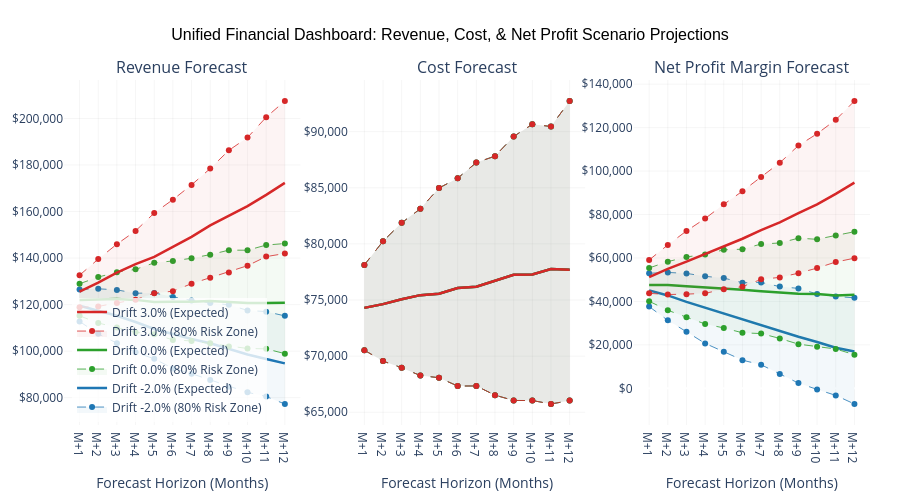

Notebook code cell kept with this figure:
### Code cell
rev_std_pct = df_history['Actual_Revenue'].pct_change().std()
cost_std_pct = df_history['Actual_Cost'].pct_change().std()

print("🚀 【CFO 級：營收/成本/淨利 三圖並聯預測系統 7.1】已啟動！")

# 2. 取得經理人連續輸入
user_input = input("\n💬 Please enter multiple REVENUE drift rates (e.g., 0, 0.02, -0.01): ")

if user_input.strip() == "":
    print("👋 No input detected.")
else:
    try:
        drift_list = [float(x.strip()) for x in user_input.split(',') if x.strip() != ""]
        months_future = [f"M+{i}" for i in range(1, 13)]
        
        # 建立一個 1 列 3 行的並聯網頁畫布，橫向排開三大指標
        fig = make_subplots(
            rows=1, cols=3, 
            subplot_titles=("Revenue Forecast", "Cost Forecast", "Net Profit Margin Forecast"),
            horizontal_spacing=0.06 # 子圖之間的間距
        )
        
        # 配色盤 (rgba 格式)
        color_palette = [
            {'main': 'rgba(31,119,180,1)', 'fill': 'rgba(31,119,180,0.05)'},  # 藍
            {'main': 'rgba(44,160,44,1)',  'fill': 'rgba(44,160,44,0.05)'},   # 綠
            {'main': 'rgba(214,39,40,1)',  'fill': 'rgba(214,39,40,0.05)'},   # 紅
            {'main': 'rgba(148,103,189,1)', 'fill': 'rgba(148,103,189,0.05)'} # 紫
        ]
        
        # 3. 循環模擬每一種情境，並將指標並聯塞進對應的子圖中
        for idx, target_drift in enumerate(drift_list):
            np.random.seed(42)
            simulations = 1000
            rev_sims = np.zeros((simulations, 12))
            cost_sims = np.zeros((simulations, 12))
            
            for i in range(simulations):
                cur_rev = 122000   # Month 12 Base
                cur_cost = 74000   # Month 12 Base
                for m in range(12):
                    cur_rev = cur_rev * (1 + np.random.normal(target_drift, rev_std_pct))
                    # 假設成本維持基礎通膨 0.5% 與歷史正常波動
                    cur_cost = cur_cost * (1 + np.random.normal(0.005, cost_std_pct)) 
                    rev_sims[i, m] = cur_rev
                    cost_sims[i, m] = cur_cost
                    
            # 💡 齒輪咬合：淨利由營收宇宙與成本宇宙直接相減得出！
            profit_sims = rev_sims - cost_sims
            
            # 定義一個小工具函數，幫每個子圖算 P10, P50, P90 並畫線（🌟 核心修復：變數名稱底線完全對齊）
            def plot_metrics_to_subplot(sim_data, col_idx, show_legend_flag):
                p10 = np.percentile(sim_data, 10, axis=0)
                p50 = np.percentile(sim_data, 50, axis=0)
                p90 = np.percentile(sim_data, 90, axis=0)
                cp = color_palette[idx % len(color_palette)]
                label_text = f"Drift {target_drift*100:.1f}%"
                
                # 畫 P90 邊界細虛線
                fig.add_trace(go.Scatter(
                    x=months_future, y=p90, line=dict(color=cp['main'], width=0.8, dash='dash'),
                    showlegend=False, hoverinfo='skip'
                ), row=1, col=col_idx)
                
                # 畫 P10 邊界細虛線並渲染陰影
                fig.add_trace(go.Scatter(
                    x=months_future, y=p10, fill='tonexty', fillcolor=cp['fill'],
                    line=dict(color=cp['main'], width=0.8, dash='dash'),
                    name=f"{label_text} (80% Risk Zone)" if show_legend_flag else "",
                    showlegend=show_legend_flag, hoverinfo='skip'
                ), row=1, col=col_idx)
                
                # 畫 P50 主核心線
                fig.add_trace(go.Scatter(
                    x=months_future, y=p50, mode='lines', line=dict(color=cp['main'], width=2.5),
                    name=f"{label_text} (Expected)" if show_legend_flag else "",
                    showlegend=show_legend_flag,
                    hovertemplate=f"<b>{label_text}</b><br>Month: %{{x}}<br>Value: $%{{y:,.0f}}<br><extra></extra>"
                ), row=1, col=col_idx)

            # 分別將營收(欄1)、成本(欄2)、淨利(欄3) 畫進獨立區塊，只讓第三個圖秀圖例，避免重複
            plot_metrics_to_subplot(rev_sims, col_idx=1, show_legend_flag=False)
            plot_metrics_to_subplot(cost_sims, col_idx=2, show_legend_flag=False)
            plot_metrics_to_subplot(profit_sims, col_idx=3, show_legend_flag=True)
            
        # 4. 全域佈局優化與大圖響應式設定
        fig.update_layout(
            title=dict(
                text="Unified Financial Dashboard: Revenue, Cost, & Net Profit Scenario Projections",
                font=dict(size=16, family="Arial", color="black"), x=0.5
            ),
            plot_bgcolor="white",
            hovermode="x unified",
            legend=dict(yanchor="bottom", y=0.01, xanchor="left", x=0.01, bgcolor="rgba(255,255,255,0.8)"),
            margin=dict(l=50, r=30, t=80, b=50),
            height=500
        )
        
        # 格線同步美化
        fig.update_xaxes(title_text="Forecast Horizon (Months)", gridcolor="rgba(0,0,0,0.04)")
        fig.update_yaxes(tickformat="$,.0f", gridcolor="rgba(0,0,0,0.04)")
        
        # 秀出終極三聯圖
        fig.show(config={'scrollZoom': True})
        print("\n🎉 三圖並聯動態交互儀表板渲染成功！(已解除滾輪縮放鎖定)")
        print("💡 經理人判讀密秘：滑鼠滾輪一動，三張圖會『同步伸縮放大』！")
        
    except ValueError:
        print("❌ Input parsing error! Format should be like: 0, 0.02, -0.01")

### Figure 1 — Plotly figure (JSON) as saved in the notebook; plotly's stock layout.template omitted (floating-point values rounded to 4 significant figures)
{"data": [{"hoverinfo": "skip", "line": {"color": "rgba(31,119,180,1)", "dash": "dash", "width": 0.8}, "showlegend": false, "type": "scatter", "x": ["M+1", "M+2", "M+3", "M+4", "M+5", "M+6", "M+7", "M+8", "M+9", "M+10", "M+11", "M+12"], "xaxis": "x", "y": [126500.0, 126800.0, 126300.0, 124900.0, 125000.0, 123200.0, 121800.0, 120700.0, 119900.0, 117500.0, 117000.0, 115200.0], "yaxis": "y"}, {"fill": "tonexty", "fillcolor": "rgba(31,119,180,0.05)", "hoverinfo": "skip", "line": {"color": "rgba(31,119,180,1)", "dash": "dash", "width": 0.8}, "name": "", "showlegend": false, "type": "scatter", "x": ["M+1", "M+2", "M+3", "M+4", "M+5", "M+6", "M+7", "M+8", "M+9", "M+10", "M+11", "M+12"], "xaxis": "x", "y": [112700.0, 107500.0, 103400.0, 99480.0, 96720.0, 92570.0, 90330.0, 87620.0, 84710.0, 82300.0, 80520.0, 77290.0], "yaxis": "y"}, {"hovertemplate": "<b>Drift -2.0%</b><br>Month: %{x}<br>Value: $%{y:,.0f}<br><extra></extra>", "line": {"color": "rgba(31,119,180,1)", "width": 2.5}, "mode": "lines", "name": "", "showlegend": false, "type": "scatter", "x": ["M+1", "M+2", "M+3", "M+4", "M+5", "M+6", "M+7", "M+8", "M+9", "M+10", "M+11", "M+12"], "xaxis": "x", "y": [119500.0, 117200.0, 115200.0, 112500.0, 109500.0, 107400.0, 105200.0, 103400.0, 100900.0, 98600.0, 96600.0, 94740.0], "yaxis": "y"}, {"hoverinfo": "skip", "line": {"color": "rgba(31,119,180,1)", "dash": "dash", "width": 0.8}, "showlegend": false, "type": "scatter", "x": ["M+1", "M+2", "M+3", "M+4", "M+5", "M+6", "M+7", "M+8", "M+9", "M+10", "M+11", "M+12"], "xaxis": "x2", "y": [78130.0, 80240.0, 81880.0, 83130.0, 84980.0, 85860.0, 87250.0, 87820.0, 89580.0, 90660.0, 90460.0, 92740.0], "yaxis": "y2"}, {"fill": "tonexty", "fillcolor": "rgba(31,119,180,0.05)", "hoverinfo": "skip", "line": {"color": "rgba(31,119,180,1)", "dash": "dash", "width": 0.8}, "name": "", "showlegend": false, "type": "scatter", "x": ["M+1", "M+2", "M+3", "M+4", "M+5", "M+6", "M+7", "M+8", "M+9", "M+10", "M+11", "M+12"], "xaxis": "x2", "y": [70520.0, 69560.0, 68960.0, 68270.0, 68070.0, 67330.0, 67340.0, 66520.0, 66040.0, 66040.0, 65730.0, 66030.0], "yaxis": "y2"}, {"hovertemplate": "<b>Drift -2.0%</b><br>Month: %{x}<br>Value: $%{y:,.0f}<br><extra></extra>", "line": {"color": "rgba(31,119,180,1)", "width": 2.5}, "mode": "lines", "name": "", "showlegend": false, "type": "scatter", "x": ["M+1", "M+2", "M+3", "M+4", "M+5", "M+6", "M+7", "M+8", "M+9", "M+10", "M+11", "M+12"], "xaxis": "x2", "y": [74300.0, 74630.0, 75070.0, 75430.0, 75560.0, 76070.0, 76180.0, 76710.0, 77250.0, 77270.0, 77750.0, 77700.0], "yaxis": "y2"}, {"hoverinfo": "skip", "line": {"color": "rgba(31,119,180,1)", "dash": "dash", "width": 0.8}, "showlegend": false, "type": "scatter", "x": ["M+1", "M+2", "M+3", "M+4", "M+5", "M+6", "M+7", "M+8", "M+9", "M+10", "M+11", "M+12"], "xaxis": "x3", "y": [52970.0, 53340.0, 52900.0, 51530.0, 50750.0, 48610.0, 48750.0, 46820.0, 45990.0, 43430.0, 42270.0, 41660.0], "yaxis": "y3"}, {"fill": "tonexty", "fillcolor": "rgba(31,119,180,0.05)", "hoverinfo": "skip", "line": {"color": "rgba(31,119,180,1)", "dash": "dash", "width": 0.8}, "name": "Drift -2.0% (80% Risk Zone)", "showlegend": true, "type": "scatter", "x": ["M+1", "M+2", "M+3", "M+4", "M+5", "M+6", "M+7", "M+8", "M+9", "M+10", "M+11", "M+12"], "xaxis": "x3", "y": [37610.0, 31280.0, 26030.0, 20660.0, 16840.0, 12950.0, 10840.0, 6532.0, 2389.0, -502.3, -3257.0, -7227.0], "yaxis": "y3"}, {"hovertemplate": "<b>Drift -2.0%</b><br>Month: %{x}<br>Value: $%{y:,.0f}<br><extra></extra>", "line": {"color": "rgba(31,119,180,1)", "width": 2.5}, "mode": "lines", "name": "Drift -2.0% (Expected)", "showlegend": true, "type": "scatter", "x": ["M+1", "M+2", "M+3", "M+4", "M+5", "M+6", "M+7", "M+8", "M+9", "M+10", "M+11", "M+12"], "xaxis": "x3", "y": [45090.0, 42750.0, 39770.0, 37100.0, 34220.0, 31500.0, 28710.0, 26150.0, 23710.0, 21310.0, 18700.0, 16950.0], "yaxis": "y3"}, {"hoverinfo": "skip", "line": {"color": "rgba(44,160,44,1)", "dash": "dash", "width": 0.8}, "showlegend": false, "type": "scatter", "x": ["M+1", "M+2", "M+3", "M+4", "M+5", "M+6", "M+7", "M+8", "M+9", "M+10", "M+11", "M+12"], "xaxis": "x", "y": [129000.0, 131800.0, 134000.0, 135100.0, 137900.0, 138800.0, 139900.0, 141500.0, 143400.0, 143400.0, 145600.0, 146200.0], "yaxis": "y"}, {"fill": "tonexty", "fillcolor": "rgba(44,160,44,0.05)", "hoverinfo": "skip", "line": {"color": "rgba(44,160,44,1)", "dash": "dash", "width": 0.8}, "name": "", "showlegend": false, "type": "scatter", "x": ["M+1", "M+2", "M+3", "M+4", "M+5", "M+6", "M+7", "M+8", "M+9", "M+10", "M+11", "M+12"], "xaxis": "x", "y": [115200.0, 112100.0, 110100.0, 108100.0, 107300.0, 104800.0, 104400.0, 103300.0, 102000.0, 101100.0, 101000.0, 98940.0], "yaxis": "y"}, {"hovertemplate": "<b>Drift 0.0%</b><br>Month: %{x}<br>Value: $%{y:,.0f}<br><extra></extra>", "line": {"color": "rgba(44,160,44,1)", "width": 2.5}, "mode": "lines", "name": "", "showlegend": false, "type": "scatter", "x": ["M+1", "M+2", "M+3", "M+4", "M+5", "M+6", "M+7", "M+8", "M+9", "M+10", "M+11", "M+12"], "xaxis": "x", "y": [122000.0, 122000.0, 122400.0, 122000.0, 121200.0, 121200.0, 121200.0, 121500.0, 121100.0, 120700.0, 120700.0, 120800.0], "yaxis": "y"}, {"hoverinfo": "skip", "line": {"color": "rgba(44,160,44,1)", "dash": "dash", "width": 0.8}, "showlegend": false, "type": "scatter", "x": ["M+1", "M+2", "M+3", "M+4", "M+5", "M+6", "M+7", "M+8", "M+9", "M+10", "M+11", "M+12"], "xaxis": "x2", "y": [78130.0, 80240.0, 81880.0, 83130.0, 84980.0, 85860.0, 87250.0, 87820.0, 89580.0, 90660.0, 90460.0, 92740.0], "yaxis": "y2"}, {"fill": "tonexty", "fillcolor": "rgba(44,160,44,0.05)", "hoverinfo": "skip", "line": {"color": "rgba(44,160,44,1)", "dash": "dash", "width": 0.8}, "name": "", "showlegend": false, "type": "scatter", "x": ["M+1", "M+2", "M+3", "M+4", "M+5", "M+6", "M+7", "M+8", "M+9", "M+10", "M+11", "M+12"], "xaxis": "x2", "y": [70520.0, 69560.0, 68960.0, 68270.0, 68070.0, 67330.0, 67340.0, 66520.0, 66040.0, 66040.0, 65730.0, 66030.0], "yaxis": "y2"}, {"hovertemplate": "<b>Drift 0.0%</b><br>Month: %{x}<br>Value: $%{y:,.0f}<br><extra></extra>", "line": {"color": "rgba(44,160,44,1)", "width": 2.5}, "mode": "lines", "name": "", "showlegend": false, "type": "scatter", "x": ["M+1", "M+2", "M+3", "M+4", "M+5", "M+6", "M+7", "M+8", "M+9", "M+10", "M+11", "M+12"], "xaxis": "x2", "y": [74300.0, 74630.0, 75070.0, 75430.0, 75560.0, 76070.0, 76180.0, 76710.0, 77250.0, 77270.0, 77750.0, 77700.0], "yaxis": "y2"}, {"hoverinfo": "skip", "line": {"color": "rgba(44,160,44,1)", "dash": "dash", "width": 0.8}, "showlegend": false, "type": "scatter", "x": ["M+1", "M+2", "M+3", "M+4", "M+5", "M+6", "M+7", "M+8", "M+9", "M+10", "M+11", "M+12"], "xaxis": "x3", "y": [55410.0, 58310.0, 60460.0, 61650.0, 63750.0, 64040.0, 66420.0, 66900.0, 69110.0, 68590.0, 70370.0, 72080.0], "yaxis": "y3"}, {"fill": "tonexty", "fillcolor": "rgba(44,160,44,0.05)", "hoverinfo": "skip", "line": {"color": "rgba(44,160,44,1)", "dash": "dash", "width": 0.8}, "name": "Drift 0.0% (80% Risk Zone)", "showlegend": true, "type": "scatter", "x": ["M+1", "M+2", "M+3", "M+4", "M+5", "M+6", "M+7", "M+8", "M+9", "M+10", "M+11", "M+12"], "xaxis": "x3", "y": [40050.0, 35920.0, 32750.0, 29590.0, 27780.0, 25560.0, 25190.0, 22960.0, 20330.0, 19080.0, 18090.0, 15490.0], "yaxis": "y3"}, {"hovertemplate": "<b>Drift 0.0%</b><br>Month: %{x}<br>Value: $%{y:,.0f}<br><extra></extra>", "line": {"color": "rgba(44,160,44,1)", "width": 2.5}, "mode": "lines", "name": "Drift 0.0% (Expected)", "showlegend": true, "type": "scatter", "x": ["M+1", "M+2", "M+3", "M+4", "M+5", "M+6", "M+7", "M+8", "M+9", "M+10", "M+11", "M+12"], "xaxis": "x3", "y": [47530.0, 47530.0, 46980.0, 46510.0, 45800.0, 45420.0, 44700.0, 44060.0, 43530.0, 43400.0, 42690.0, 43080.0], "yaxis": "y3"}, {"hoverinfo": "skip", "line": {"color": "rgba(214,39,40,1)", "dash": "dash", "width": 0.8}, "showlegend": false, "type": "scatter", "x": ["M+1", "M+2", "M+3", "M+4", "M+5", "M+6", "M+7", "M+8", "M+9", "M+10", "M+11", "M+12"], "xaxis": "x", "y": [132600.0, 139600.0, 146000.0, 151700.0, 159400.0, 165100.0, 171400.0, 178500.0, 186300.0, 191800.0, 200500.0, 207500.0], "yaxis": "y"}, {"fill": "tonexty", "fillcolor": "rgba(214,39,40,0.05)", "hoverinfo": "skip", "line": {"color": "rgba(214,39,40,1)", "dash": "dash", "width": 0.8}, "name": "", "showlegend": false, "type": "scatter", "x": ["M+1", "M+2", "M+3", "M+4", "M+5", "M+6", "M+7", "M+8", "M+9", "M+10", "M+11", "M+12"], "xaxis": "x", "y": [118800.0, 119200.0, 120700.0, 122100.0, 124900.0, 125800.0, 129000.0, 131600.0, 133800.0, 136700.0, 140600.0, 142000.0], "yaxis": "y"}, {"hovertemplate": "<b>Drift 3.0%</b><br>Month: %{x}<br>Value: $%{y:,.0f}<br><extra></extra>", "line": {"color": "rgba(214,39,40,1)", "width": 2.5}, "mode": "lines", "name": "", "showlegend": false, "type": "scatter", "x": ["M+1", "M+2", "M+3", "M+4", "M+5", "M+6", "M+7", "M+8", "M+9", "M+10", "M+11", "M+12"], "xaxis": "x", "y": [125600.0, 129500.0, 133800.0, 137400.0, 140500.0, 144800.0, 149100.0, 154000.0, 158000.0, 162400.0, 167200.0, 172300.0], "yaxis": "y"}, {"hoverinfo": "skip", "line": {"color": "rgba(214,39,40,1)", "dash": "dash", "width": 0.8}, "showlegend": false, "type": "scatter", "x": ["M+1", "M+2", "M+3", "M+4", "M+5", "M+6", "M+7", "M+8", "M+9", "M+10", "M+11", "M+12"], "xaxis": "x2", "y": [78130.0, 80240.0, 81880.0, 83130.0, 84980.0, 85860.0, 87250.0, 87820.0, 89580.0, 90660.0, 90460.0, 92740.0], "yaxis": "y2"}, {"fill": "tonexty", "fillcolor": "rgba(214,39,40,0.05)", "hoverinfo": "skip", "line": {"color": "rgba(214,39,40,1)", "dash": "dash", "width": 0.8}, "name": "", "showlegend": false, "type": "scatter", "x": ["M+1", "M+2", "M+3", "M+4", "M+5", "M+6", "M+7", "M+8", "M+9", "M+10", "M+11", "M+12"], "xaxis": "x2", "y": [70520.0, 69560.0, 68960.0, 68270.0, 68070.0, 67330.0, 67340.0, 66520.0, 66040.0, 66040.0, 65730.0, 66030.0], "yaxis": "y2"}, {"hovertemplate": "<b>Drift 3.0%</b><br>Month: %{x}<br>Value: $%{y:,.0f}<br><extra></extra>", "line": {"color": "rgba(214,39,40,1)", "width": 2.5}, "mode": "lines", "name": "", "showlegend": false, "type": "scatter", "x": ["M+1", "M+2", "M+3", "M+4", "M+5", "M+6", "M+7", "M+8", "M+9", "M+10", "M+11", "M+12"], "xaxis": "x2", "y": [74300.0, 74630.0, 75070.0, 75430.0, 75560.0, 76070.0, 76180.0, 76710.0, 77250.0, 77270.0, 77750.0, 77700.0], "yaxis": "y2"}, {"hoverinfo": "skip", "line": {"color": "rgba(214,39,40,1)", "dash": "dash", "width": 0.8}, "showlegend": false, "type": "scatter", "x": ["M+1", "M+2", "M+3", "M+4", "M+5", "M+6", "M+7", "M+8", "M+9", "M+10", "M+11", "M+12"], "xaxis": "x3", "y": [59070.0, 66000.0, 72430.0, 78160.0, 84700.0, 90730.0, 97300.0, 103800.0, 111700.0, 117200.0, 123600.0, 132300.0], "yaxis": "y3"}, {"fill": "tonexty", "fillcolor": "rgba(214,39,40,0.05)", "hoverinfo": "skip", "line": {"color": "rgba(214,39,40,1)", "dash": "dash", "width": 0.8}, "name": "Drift 3.0% (80% Risk Zone)", "showlegend": true, "type": "scatter", "x": ["M+1", "M+2", "M+3", "M+4", "M+5", "M+6", "M+7", "M+8", "M+9", "M+10", "M+11", "M+12"], "xaxis": "x3", "y": [43710.0, 43170.0, 43350.0, 43730.0, 45610.0, 46790.0, 50150.0, 51060.0, 52980.0, 55340.0, 58130.0, 59890.0], "yaxis": "y3"}, {"hovertemplate": "<b>Drift 3.0%</b><br>Month: %{x}<br>Value: $%{y:,.0f}<br><extra></extra>", "line": {"color": "rgba(214,39,40,1)", "width": 2.5}, "mode": "lines", "name": "Drift 3.0% (Expected)", "showlegend": true, "type": "scatter", "x": ["M+1", "M+2", "M+3", "M+4", "M+5", "M+6", "M+7", "M+8", "M+9", "M+10", "M+11", "M+12"], "xaxis": "x3", "y": [51190.0, 54970.0, 58310.0, 61870.0, 65120.0, 68850.0, 72790.0, 76400.0, 80630.0, 84630.0, 89520.0, 94700.0], "yaxis": "y3"}], "layout": {"annotations": [{"font": {"size": 16}, "showarrow": false, "text": "Revenue Forecast", "x": 0.1467, "xanchor": "center", "xref": "paper", "y": 1, "yanchor": "bottom", "yref": "paper"}, {"font": {"size": 16}, "showarrow": false, "text": "Cost Forecast", "x": 0.5, "xanchor": "center", "xref": "paper", "y": 1, "yanchor": "bottom", "yref": "paper"}, {"font": {"size": 16}, "showarrow": false, "text": "Net Profit Margin Forecast", "x": 0.8533, "xanchor": "center", "xref": "paper", "y": 1, "yanchor": "bottom", "yref": "paper"}], "height": 500, "hovermode": "x unified", "legend": {"bgcolor": "rgba(255,255,255,0.8)", "x": 0.01, "xanchor": "left", "y": 0.01, "yanchor": "bottom"}, "margin": {"b": 50, "l": 50, "r": 30, "t": 80}, "plot_bgcolor": "white", "title": {"font": {"color": "black", "family": "Arial", "size": 16}, "text": "Unified Financial Dashboard: Revenue, Cost, & Net Profit Scenario Projections", "x": 0.5}, "xaxis": {"anchor": "y", "domain": [0, 0.2933], "gridcolor": "rgba(0,0,0,0.04)", "title": {"text": "Forecast Horizon (Months)"}}, "xaxis2": {"anchor": "y2", "domain": [0.3533, 0.6467], "gridcolor": "rgba(0,0,0,0.04)", "title": {"text": "Forecast Horizon (Months)"}}, "xaxis3": {"anchor": "y3", "domain": [0.7067, 1], "gridcolor": "rgba(0,0,0,0.04)", "title": {"text": "Forecast Horizon (Months)"}}, "yaxis": {"anchor": "x", "domain": [0, 1], "gridcolor": "rgba(0,0,0,0.04)", "tickformat": "$,.0f"}, "yaxis2": {"anchor": "x2", "domain": [0, 1], "gridcolor": "rgba(0,0,0,0.04)", "tickformat": "$,.0f"}, "yaxis3": {"anchor": "x3", "domain": [0, 1], "gridcolor": "rgba(0,0,0,0.04)", "tickformat": "$,.0f"}}}
